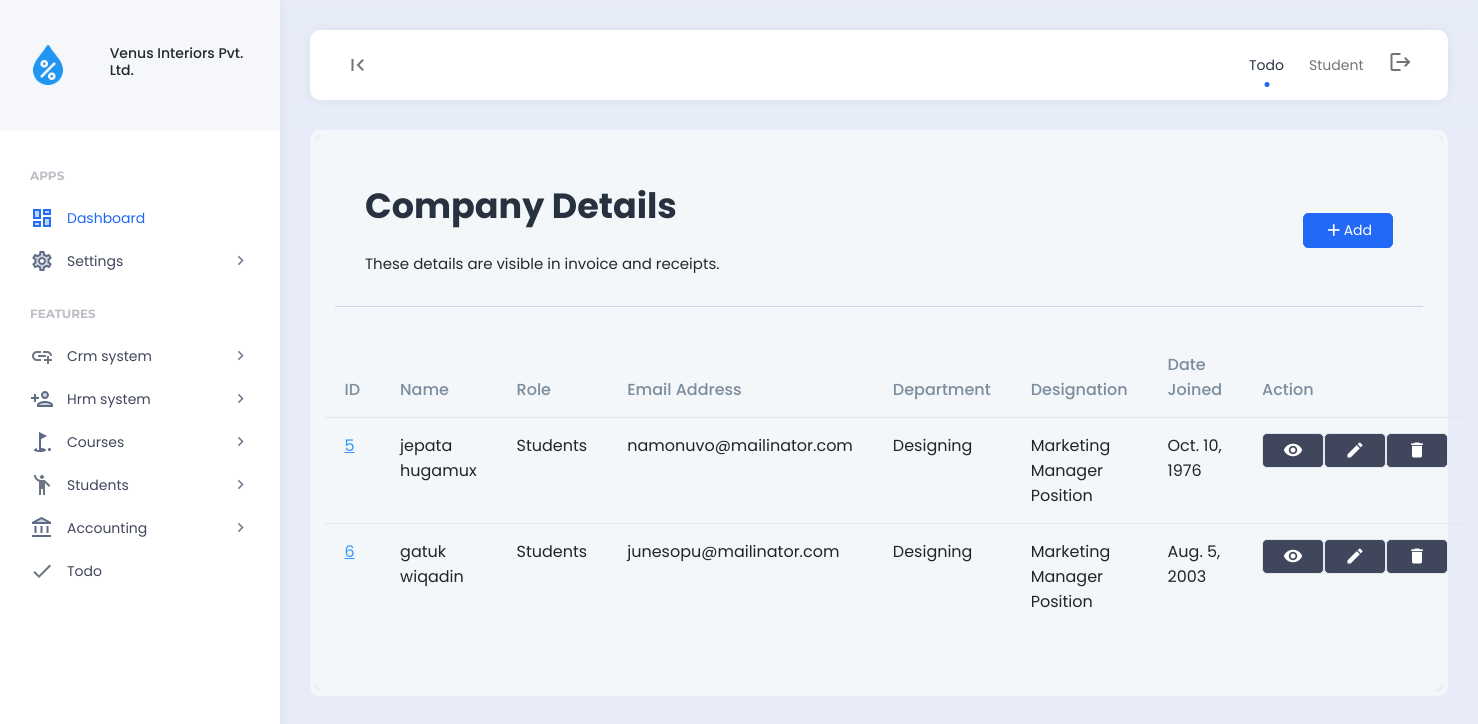
The page /employees/ (signed in) on the database its author committed.
### features/models.py (models this page shows, shortened)
class Company(models.Model):
    company_name = models.CharField(max_length=255)
    company_address = models.CharField(max_length=255)
    company_email = models.CharField(max_length=255)
    company_contact_number = models.CharField(max_length=255)
    company_logo = models.ImageField(upload_to='company_images/')
    payment_terms = models.TextField()
    created = models.DateField(auto_now_add=True)
    class Meta:
        verbose_name_plural = "03. Company Setup"

### hrm/models.py (models this page shows, shortened)
class Employee(models.Model):
    department = models.ForeignKey(Department, on_delete=models.SET_NULL,null=True)
    designation = models.ForeignKey(Designation, on_delete=models.SET_NULL,null=True)
    user = models.OneToOneField(User, on_delete=models.CASCADE)
    permission = models.ForeignKey(Permission,on_delete=models.SET_NULL,null=True, blank=True)
    code = models.CharField(max_length=100,null=True, blank=True)
    email = models.CharField(max_length=200,null=True, blank=True)
    contact = models.CharField(max_length=200,null=True, blank=True)
    address = models.CharField(max_length=200,null=True, blank=True)
    emp_salary = models.CharField(max_length=200,null=True, blank=True)
    emp_password = models.CharField(max_length=200,null=True, blank=True)
    date_joined = models.DateTimeField(null=True, blank=True)
    date_modified = models.DateTimeField(auto_now=True)
    created = models.DateTimeField(auto_now_add=True)
    class Meta:
        verbose_name_plural = "01. Employees"

class Department(models.Model):
    department = models.CharField(max_length=255)
    def __str__(self):
        return self.department
    class Meta:
        verbose_name_plural = "05. Department"

class Designation(models.Model):
    department = models.ForeignKey(Department, on_delete=models.CASCADE)
    designation = models.CharField(max_length=255)
    def __str__(self):
        return self.designation
    class Meta:
        verbose_name_plural = "05. Designation"

### account/models.py (models this page shows, shortened)
class Permission(models.Model):
    role = models.OneToOneField(Role, on_delete=models.CASCADE)
    create_finance = models.BooleanField(default=0)
    read_finance = models.BooleanField(default=0)
    update_finance = models.BooleanField(default=0)
    delete_finance = models.BooleanField(default=0)
    manage_finance = models.BooleanField(default=0)
    manage_company = models.BooleanField(default=0)
    create_account = models.BooleanField(default=0)
    read_account = models.BooleanField(default=0)
    update_account = models.BooleanField(default=0)
    delete_account = models.BooleanField(default=0)
    manage_account = models.BooleanField(default=0)
    create_leads = models.BooleanField(default=0)
    read_leads = models.BooleanField(default=0)
    update_leads = models.BooleanField(default=0)
    delete_leads = models.BooleanField(default=0)
    manage_leads = models.BooleanField(default=0)
    manage_leads = models.BooleanField(default=0)
    create_hrm = models.BooleanField(default=0)
    read_hrm = models.BooleanField(default=0)
    update_hrm = models.BooleanField(default=0)
    delete_hrm = models.BooleanField(default=0)
    manage_hrm = models.BooleanField(default=0)
    create_course = models.BooleanField(default=0)
    read_course = models.BooleanField(default=0)
    update_course = models.BooleanField(default=0)
    delete_course = models.BooleanField(default=0)
    manage_course = models.BooleanField(default=0)
    create_student = models.BooleanField(default=0)
    read_student = models.BooleanField(default=0)
    update_student = models.BooleanField(default=0)
    delete_student = models.BooleanField(default=0)
    manage_student = models.BooleanField(default=0)
    def __str__(self):
        return self.role.role
    class Meta:
        verbose_name_plural = "02. Permissions"

class Role(models.Model):
    role = models.CharField(max_length=255)
    class Meta:
        verbose_name_plural = "01. Role"

### hrm/views.py (the view)
# urls.py: path("employees/", views.employees, name="employees"),
def employees(request):
    if 'read_hrm' in custom_data_views(request):
        employees = Employee.objects.all()
        context = {
            'employees':employees,
        }
        return render (request,'hrm/employees.html',context)
    else:
        messages.info(request, "Unauthorized access.")
        return redirect('home')

### templates/hrm/employees.html (shortened to what this page needs)
{% include 'header.html' %}
<div class="app-content">
    <div class="content-wrapper">
        <div class="example-container">
            <div class="example-content bg-light">
                <div class="page-description d-flex align-items-center">
                    <div class="page-description-content flex-grow-1">
                        <h1>Company Details</h1>
                        <span>These details are visible in invoice and receipts.</span>
                    </div>
                    <div class="page-description-actions">
                        <a href="{% url 'add_employee' %}" class="btn btn-primary"><i class="material-icons">add</i>Add</a>
                    </div>
                </div>
				<div class="row">
					<table id="datable_1" class="table nowrap w-100 mb-5">
						<thead>
							<tr>
								<th>ID</th>
								<th>Name</th>
								<th>Role</th>
								<th>Email Address</th>
								<th>Department</th>
								<th>Designation</th>
								<th>Date Joined</th>
								<th>Action</th>
							</tr>
						</thead>
						<tbody>
							{% for employees in employees %}
							<tr>
								<td><a href="#" class="table-link-text link-high-em">{{employees.id}}</a></td>
								<td>{{employees.user.first_name}} {{employees.user.last_name}}</td>
								<td>{{employees.permission}}</td>
								<td>{{employees.email}}</td>
								<td>{{employees.department}}</td>
								<td>{{employees.designation}}</td>
								<td>{{employees.date_joined.date}}</td>
								<td>
									<div class="d-flex align-items-center">
										<div class="d-flex">
											{% if 'read_hrm' in permissions %}
											<a href="{% url 'view_employee' id=employees.id %}" class="btn btn-dark"><i class="material-icons">visibility</i></a>
											{% endif %}
											{% if 'update_hrm' in permissions %}
											<a href="{% url 'edit_employee' id=employees.id %}" class="btn btn-dark"><i class="material-icons">edit</i></a>
											{% endif %}
											{% if 'delete_hrm' in permissions %}
											<a href="" class="btn btn-dark" data-bs-toggle="modal" data-bs-target="#exampleModalCenter{{employees.id}}"><i class="material-icons">delete</i></a>
											{% endif %}
										</div>
									</div>
								</td>
							</tr>
							{% endfor %}
						</tbody>
					</table>
				</div>
            </div>
        </div>
    </div>
</div>
{% include 'footer.html' %}

### templates/header.html (shortened to what this page needs)
{% load static %}
<body>
    {% include 'nav_links.html' %}
    <div class="app align-content-stretch d-flex flex-wrap">
        <div class="app-sidebar">
            <div class="logo d-flex align-items-center">
                <div class="row">
                    <div class="col-2">
                        <img src="{{company.company_logo.url}}" height="40">
                    </div>
                    <div class="col-2"></div>
                    <div class="col-8">
                        <div class="sidebar-user-switcher user-activity-online">
                            <h6>{{company.company_name}}</h6>
                        </div>
                    </div>
                </div>
            </div>
            <div class="app-menu">
                <ul class="accordion-menu">
                    <li class="sidebar-title">
                        Apps
                    </li>
                    <li class="active-page">
                        <a href="{% url 'home' %}" class="active"><i class="material-icons-two-tone">dashboard</i>Dashboard</a>
                    </li>
                    <li>
                        <a href=""><i class="material-icons-two-tone">settings</i>Settings<i class="material-icons has-sub-menu">keyboard_arrow_right</i></a>
                    </li>
                    <li class="sidebar-title">
                        Features
                    </li>
                    <li>
                        <a href=""><i class="material-icons-two-tone">add_link</i>Crm system<i class="material-icons has-sub-menu">keyboard_arrow_right</i></a>
                    </li>
                    <li>
                        <a href=""><i class="material-icons-two-tone">person_add</i>Hrm system<i class="material-icons has-sub-menu">keyboard_arrow_right</i></a>
                    </li>
                    <li>
                        <a href=""><i class="material-icons-two-tone">golf_course</i>Courses<i class="material-icons has-sub-menu">keyboard_arrow_right</i></a>
                    </li>
                    <li>
                        <a href="#"><i class="material-icons-two-tone">emoji_people</i>Students<i class="material-icons has-sub-menu">keyboard_arrow_right</i></a>
                    </li>
                    <li>
                        <a href="#"><i class="material-icons-two-tone">account_balance</i>Accounting<i class="material-icons has-sub-menu">keyboard_arrow_right</i></a>
                    </li>
                    <li>
                        <a href="{% url 'todo' %}"><i class="material-icons-two-tone">done</i>Todo</a>
                    </li>
                </ul>
            </div>
        </div>
        <div class="app-container">
            <div class="app-header">
                <nav class="navbar navbar-light navbar-expand">
                    <div class="container-fluid">
                        <div class="navbar-nav" id="navbarNav">
                            <ul class="navbar-nav">
                                <li class="nav-item">
                                    <a class="nav-link hide-sidebar-toggle-button" href="#"><i class="material-icons">first_page</i></a>
                                </li>
                            </ul>
                        </div>
                        <div class="d-flex">
                            <ul class="navbar-nav">
                                <li class="nav-item hidden-on-mobile">
                                    <a class="nav-link active" href="{% url 'todo' %}">Todo</a>
                                </li>
                                <li class="nav-item hidden-on-mobile">
                                    <a class="nav-link" href="{% url 'student' %}">Student</a>
                                </li>
                                <li class="nav-item">
                                    <a class="nav-link" href="{% url 'logout' %}"><i class="material-icons">logout</i></a>
                                </li>
                            </ul>
                        </div>
                    </div>
                </nav>
            </div>

### rows shown on the page
Company: company_logo (picture), company_name "Venus Interiors Pvt. Ltd."
Employee: id "5", user.first_name "jepata", user.last_name "hugamux", permission "Students", email "namonuvo@mailinator.com", department "Designing", designation "Marketing Manager Position", date_joined "Oct. 10, 1976"
Employee: id "6", user.first_name "gatuk", user.last_name "wiqadin", permission "Students", email "junesopu@mailinator.com", department "Designing", designation "Marketing Manager Position", date_joined "Aug. 5, 2003"
